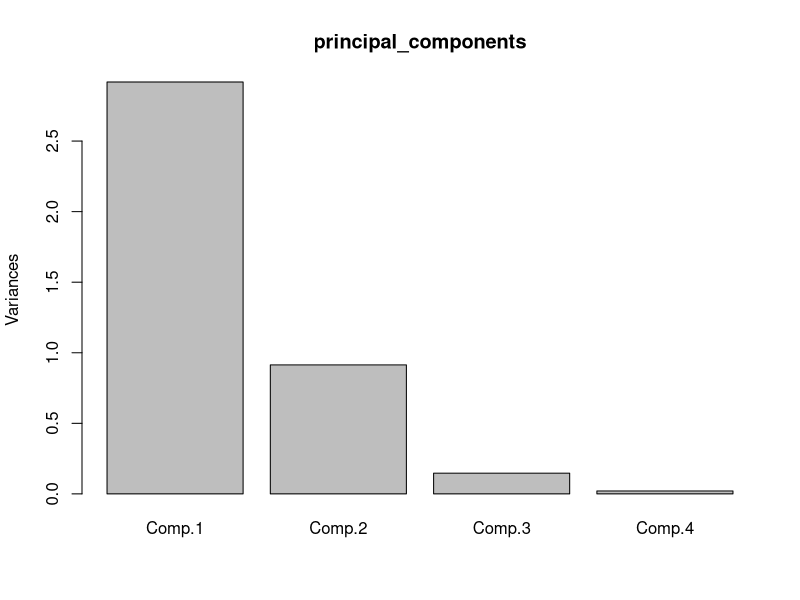
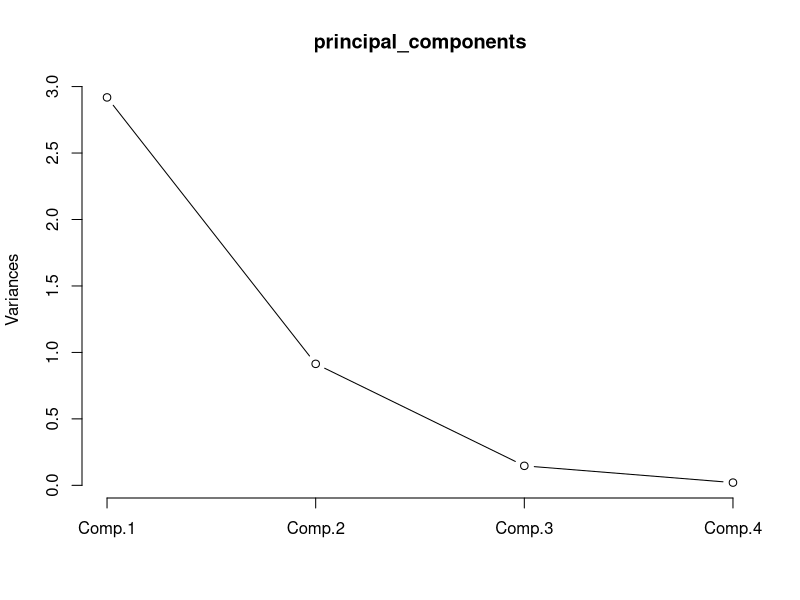
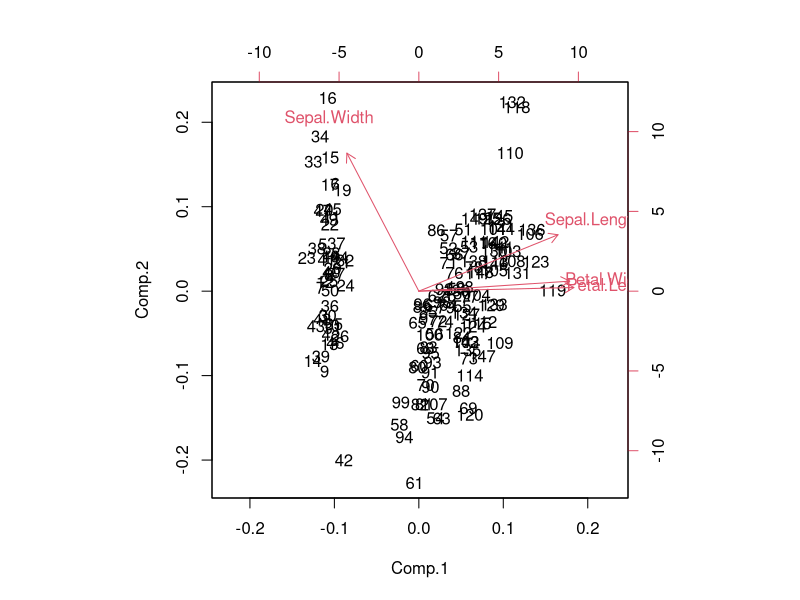
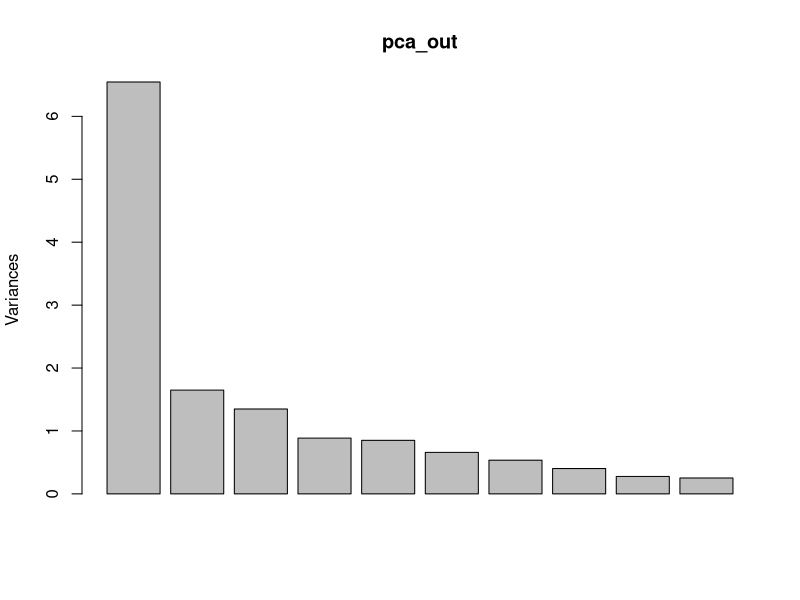
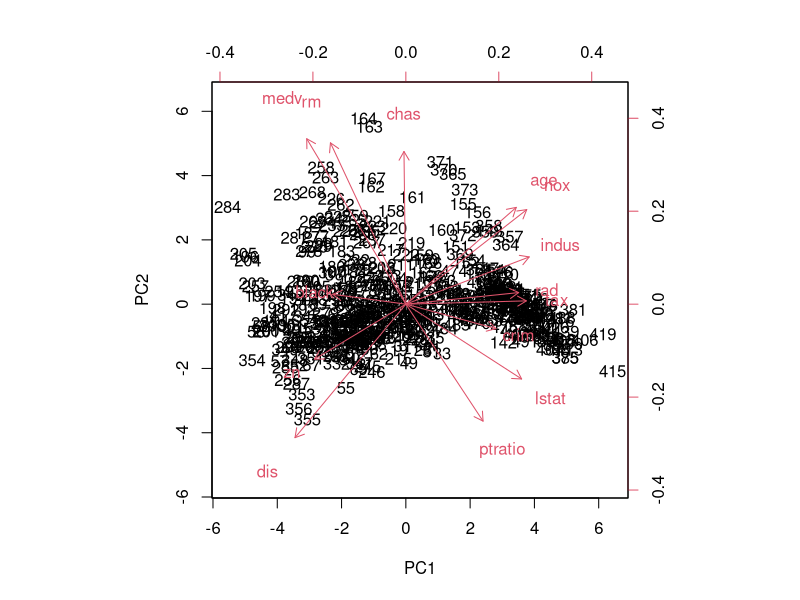
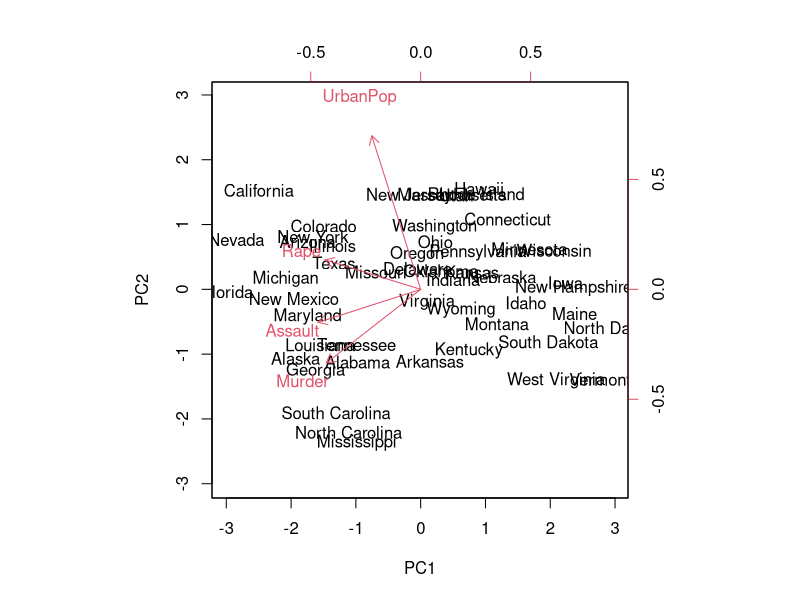
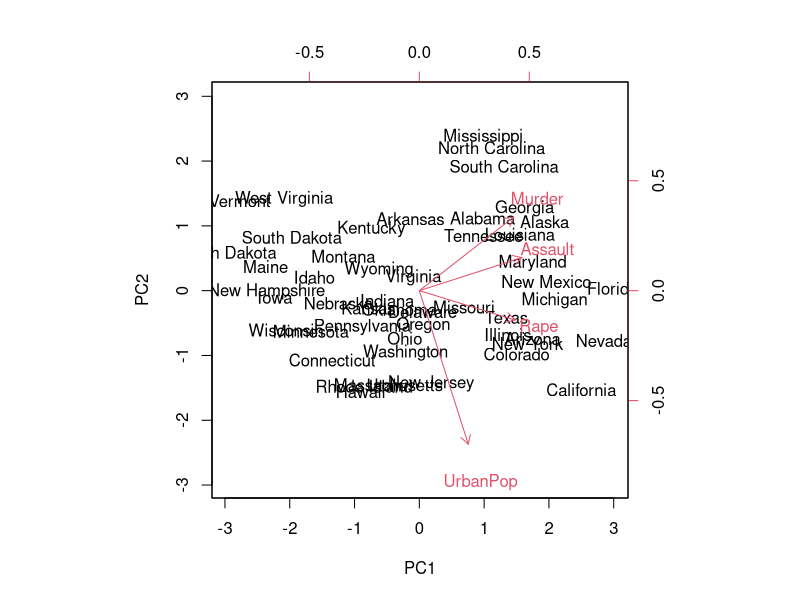
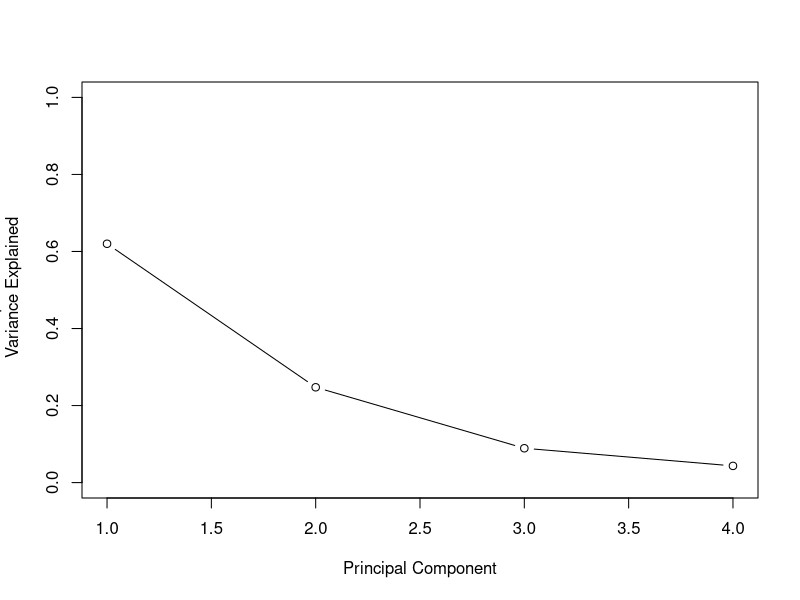

Source code (R) for these figures, in order:
#------------iris Dataset-----------------
data("iris")
head(iris)

irisdata1 <- iris[,1:4]
irisdata1

head(irisdata1)
help("princomp")
library(stats)
principal_components <- princomp(irisdata1, cor = TRUE, score = TRUE)
summary(principal_components)
plot(principal_components)
plot(principal_components, type = "l")
help("biplot")
biplot(principal_components)

#------------Boston Dataset-----------------
install.packages("MASS")
data(Boston, package="MASS")
help(prcomp)

pca_out <- prcomp(Boston, scale. = T)
pca_out
plot(pca_out)

biplot(pca_out, scale = 0)
boston_pc <- pca_out$x
boston_pc
head(boston_pc)
summary(boston_pc)

#------------US Arrests Dataset-----------------
states = row.names(USArrests)
states
names(USArrests)
apply(USArrests, 2, mean)
apply(USArrests, 2, var)

pr.out = prcomp(USArrests, scale = TRUE)
names(pr.out)

pr.out$center
pr.out$scale
pr.out$rotation
dim(pr.out$x)
biplot(pr.out, scale = 0)

pr.out$rotation=-pr.out$rotation
pr.out$x=-pr.out$x
biplot (pr.out , scale =0)

pr.out$sdev
pr.var=pr.out$sdev ^2
pr.var

pve=pr.var/sum(pr.var)
pve

plot(pve , xlab="Principal Component", ylab="Proportion of
  Variance Explained ", ylim=c(0,1),type='b')

plot(cumsum(pve), xlab="Principal Component ", ylab="
  Cumulative Proportion of Variance Explained ", ylim=c(0,1),
       type='b')

a=c(1,2,8,-3)
cumsum(a)
